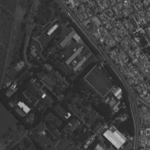
#> input picture 02_Trabalhos/images/sjc_red.png, 150 x 150 px; the run also reads 1 picture not shown here
$ jupyter execute --allow-errors trabalho_AISR.ipynb   (shell and % lines are left out)
#> lines starting #> are read from the running program, lines starting #| are printed output that depends on the picture
# Análise de Imagens de Sensoriamento Remoto

Artur Chiaperini Grover

-------

#### Bibliotecas

Neste trabalho iremos utilizar as bibliotecas ```PIL``` e ```numpy``` para manipular as imagens, e a biblioteca ```matplotlib``` para visualizar as imagens.

[cell 1]
import PIL
import numpy as np
import matplotlib.pyplot as plt

-------

## 1) PAN Sharpening

Adiante iremos realizar o PAN-Sharpening de duas formas diferentes para dois conjunto de bandas diferentes.

A banda ```PAN``` possui resolução maior que as bandas ```R```, ```G```, ```B``` e ```NIR```. O processo do PAN-Sharpening consiste em utilizar a alta resolução da banda ```PAN```, para aumentar a resolução das demais bandas.

O PAN-Sharpening pode ser realizado de diferentes formas, aqui iremos utilizar os dois procedimentos abaixo:

* Primeiro Método: Conversão para os sistema de cores ```HSV```.
* Segundo Método: **PCA**.

A seguir carregamos as diferentes bandas, e fazemos a visualização de cada uma delas.

[cell 2]
r = PIL.Image.open('../images/sjc_red.png')
#> r is the input picture: PIL image 150x150 L; min 33, max 199, mean 60.7
g = PIL.Image.open('../images/sjc_grn.png')
b = PIL.Image.open('../images/sjc_blu.png')
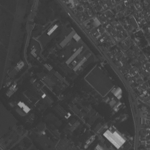
#> input picture 02_Trabalhos/images/sjc_blu.png, 150 x 150 px
#> b is the input picture: PIL image 150x150 L; min 51, max 178, mean 65.6
nir = PIL.Image.open('../images/sjc_nir.png')
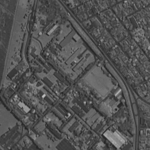
#> input picture 02_Trabalhos/images/sjc_nir.png, 150 x 150 px
#> nir is the input picture: PIL image 150x150 L; min 35, max 193, mean 82.5
pan = PIL.Image.open('../images/sjc_pan.png')
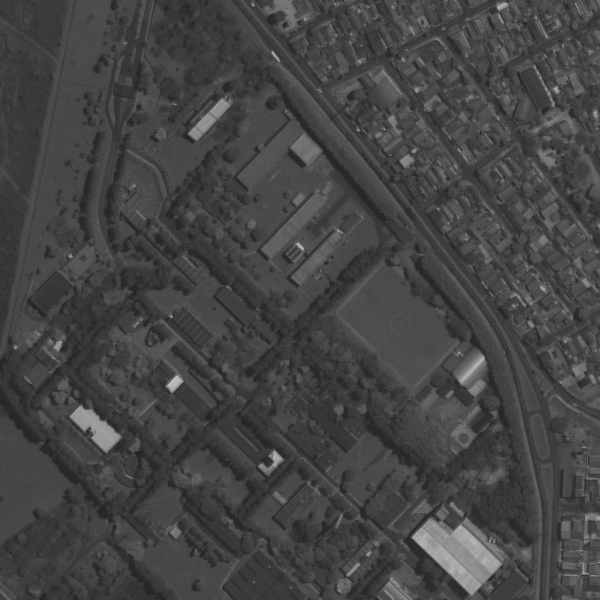
#> input picture 02_Trabalhos/images/sjc_pan.png, 600 x 600 px
#> pan is the input picture: PIL image 600x600 L; min 31, max 203, mean 68.5

[cell 3]
fig = plt.figure(figsize = (21,15))

plt.subplot(2, 3, 1)
plt.imshow(r, cmap = 'gray')
plt.title('Red')
plt.xticks([])
plt.yticks([])

plt.subplot(2, 3, 2)
plt.imshow(g, cmap = 'gray')
plt.title('Green')
plt.xticks([])
plt.yticks([])

plt.subplot(2, 3, 3)
plt.imshow(b, cmap = 'gray')
plt.title('Blue')
plt.xticks([])
plt.yticks([])

plt.subplot(2, 3, 4)
plt.imshow(nir, cmap = 'gray')
plt.title('NIR')
plt.xticks([])
plt.yticks([])

plt.subplot(2, 3, 5)
plt.imshow(pan, cmap = 'gray')
plt.title('PAN')
plt.xticks([])
plt.yticks([])

plt.tight_layout()
plt.show()
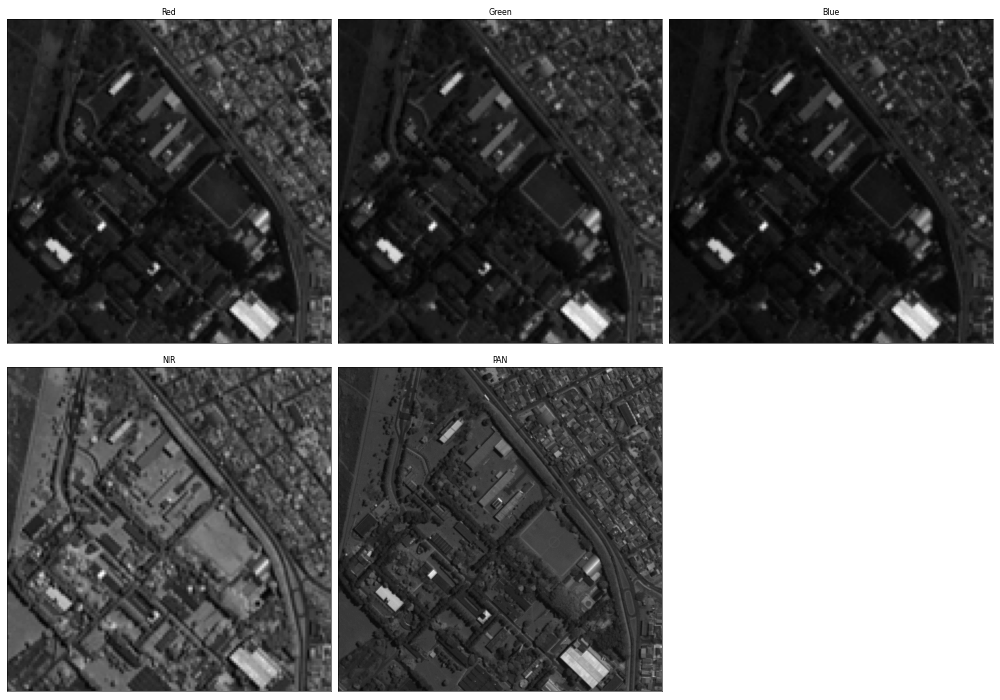
#> figure drawn by matplotlib, 5 panels

Podemos ver que a banda ```PAN``` é mais nitida que as demais bandas. Isto acontece pois tem maior resolução.

Para realizar a conversão para do sistema de cores ```RGB``` para ```HSV```, primeiro precisamos juntar as bandas de interesse. A tabela abaixo mostra quais bandas iremos escolher para formar cada uma das imagens, isto é, para a primeira delas iremos colocar as bandas correspondentes para formar uma imagem ```RGB```, porém para a segunda iremos usar as bandas ```NIR``` (R), ```R``` (G) e ```G``` (B),

|   R   |   G   |   B   |
|:-----:|:-----:|:-----:|
|```R```|```G```|```B```|
|```NIR```|```R```|```G```|

### (a) Primeiro Método: Conversão para o sistema de cores ```HSV```

[cell 4]
rgb = PIL.Image.merge(mode = 'RGB', bands = [r, g, b])
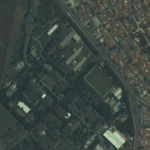
#> rgb: PIL image 150x150 RGB; mean R, G, B 60.7, 71.4, 65.6
nirrg = PIL.Image.merge(mode = 'RGB', bands = [nir, r, g])
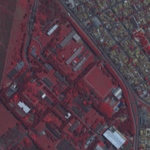
#> nirrg: PIL image 150x150 RGB; mean R, G, B 82.5, 60.7, 71.4

[cell 5]
print(np.asarray(r).shape)
#| (150, 150)
print(np.asarray(g).shape)
#| (150, 150)
print(np.asarray(b).shape)
#| (150, 150)
print(np.asarray(nir).shape)
#| (150, 150)
print(np.asarray(pan).shape)
#| (600, 600)

Depois de carregar as imagens, para realizar o PAN-Sharpening, precisamos que as bandas ```R```, ```G```, ```B``` e ```NIR``` estejam com as mesmas dimensões que a banda ```PAN```.

Na célula de cima podemos ver que a banda ```PAN``` tem dimensões $(600, 600)$, enquanto que as demais bandas tem dimensões $(150, 150)$.

[cell 6]
rgb = rgb.resize((600, 600), resample = PIL.Image.BICUBIC)
#> rgb: PIL image 600x600 RGB
nirrg = nirrg.resize((600, 600), resample = PIL.Image.BICUBIC)
#> nirrg: PIL image 600x600 RGB

[cell 7]
print(np.asarray(rgb).shape)
#| (600, 600, 3)

[cell 8]
fig = plt.figure(figsize = (15,7))

plt.subplot(1, 3, 1)
plt.imshow(pan)
plt.title('PAN')
plt.xticks([])
plt.yticks([])

plt.subplot(1, 3, 2)
plt.imshow(rgb)
plt.title('RGB')
plt.xticks([])
plt.yticks([])

plt.subplot(1, 3, 3)
plt.imshow(nirrg)
plt.title('NIRRG')
plt.xticks([])
plt.yticks([])

plt.tight_layout()
plt.show()

Podemos ver que na imagem com a banda ```NIR```, a vegetação tem um destaque em tonalidade vermelha.

[cell 9]
rgb_hsv = rgb.convert('HSV')
#> rgb_hsv: PIL image 600x600 HSV; mean H, S, V 102, 46.9, 71.9
nirrg_hsv = nirrg.convert('HSV')
#> nirrg_hsv: PIL image 600x600 HSV; mean H, S, V 207.2, 74.7, 85.8

[cell 10]
rgb_hsv = np.asarray(rgb_hsv)
#> (the rest of this cell did not finish here and is left out)

#> (a cell that did not finish here is left out)

[cell 12]
rgb_hsv = PIL.Image.fromarray(rgb_hsv, mode = 'HSV')
#> (the rest of this cell did not finish here and is left out)

[cell 13]
rgb_pan = rgb_hsv.convert('RGB')
nirrg_pan = nirrg_hsv.convert('RGB')

[cell 14]
fig = plt.figure(figsize = (21,15))

plt.subplot(2, 3, 1)
plt.imshow(pan)
plt.title('PAN')
plt.xticks([])
plt.yticks([])

plt.subplot(2, 3, 2)
plt.imshow(rgb)
plt.title('RGB')
plt.xticks([])
plt.yticks([])

plt.subplot(2, 3, 3)
plt.imshow(nirrg)
plt.title('NIRRG')
plt.xticks([])
plt.yticks([])

plt.subplot(2, 3, 4)
plt.imshow(pan)
plt.title('PAN')
plt.xticks([])
plt.yticks([])

plt.subplot(2, 3, 5)
plt.imshow(rgb_pan)
plt.title('RGB + PAN')
plt.xticks([])
plt.yticks([])

plt.subplot(2, 3, 6)
plt.imshow(nirrg_pan)
plt.title('NIRRG + PAN')
plt.xticks([])
plt.yticks([])

plt.tight_layout()
plt.show()

As imagens acima mostram o resultado para as imagens com bandas ```RGB``` e ```NIRRG```, antes e depois do PAN-Sharpening. Como era esperado na segunda linha temos as imagens com a resolução maior, uma vez que estas imagens estão com as intensidades corridas pela banda ```PAN```.

### (b) Segundo Método: **PCA**

Além da conversão para o sistema de cores ```HSV``` e substituição das intensidades da banda ```PAN``` nos valores de intensidade do ```HSV```, podemos realizar o PAN-Sharpening utilizando Análise de Componentes Principais **PCA**.

[cell 15]
rgb = rgb.resize((600, 600), resample = PIL.Image.BICUBIC)
nirrg = nirrg.resize((600, 600), resample = PIL.Image.BICUBIC)

[cell 16]
rgb_array = np.asarray(rgb).astype(float)

[cell 17]
rgb_array.shape
#> Out = (600, 600, 3)
